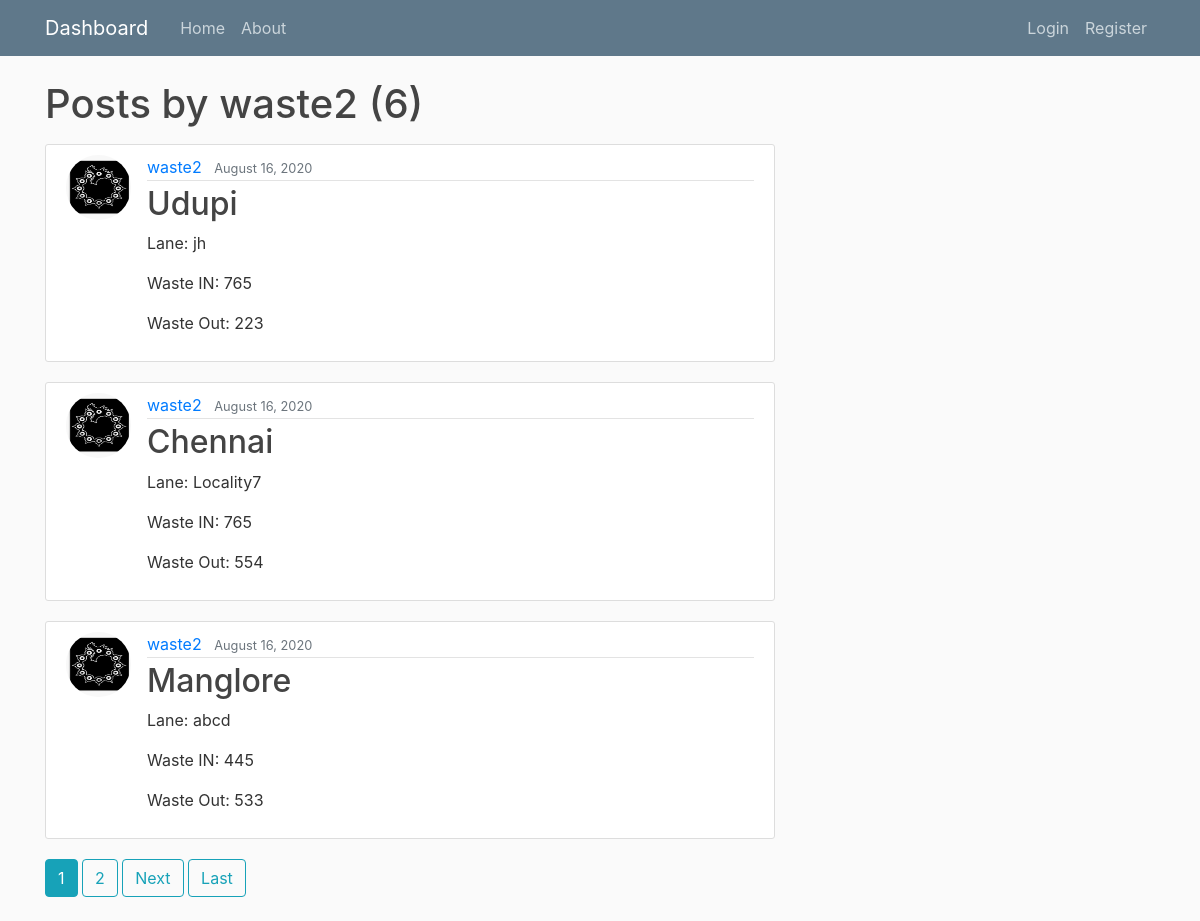
The page /user/waste2 on the database its author committed.
### blog/models.py (models this page shows, shortened)
class Post(models.Model):
    title = models.CharField(max_length=100) #city
    Lane_name = models.TextField() #lane
    WasteIn = models.IntegerField(default=0)
    WasteOut = models.IntegerField(default=0)
    date_posted = models.DateTimeField(default=timezone.now) #auto_now records time of every update where as auto_now_add records just the time of creation
    author = models.ForeignKey(User, on_delete=models.CASCADE) #One to many from author to post | on_delete tells to delete all post of the user/author if he/she gets deleted

### users/models.py (models this page shows, shortened)
class Profile(models.Model):
    user = models.OneToOneField(User , on_delete = models.CASCADE)
    image = models.ImageField(default = 'default.jpg', upload_to = 'profilepics')

### blog/views.py (the view)
# urls.py: path('user/<str:username>', UserPostListView.as_view() , name = 'user-posts'),
class UserPostListView(ListView):
    model = Post
    template_name = 'blog/user_posts.html' #<app><model>_<viewtype>.html
    context_object_name = 'posts'
    paginate_by = 3
    def get_queryset(self):
        user = get_object_or_404(User, username = self.kwargs.get('username'))
        return Post.objects.filter(author=user).order_by('-date_posted')

### blog/templates/blog/user_posts.html (shortened to what this page needs)
{% extends 'blog/base.html'%}
{% block content %}
  <h1 class = "mb-3">Posts by {{ view.kwargs.username }} ({{ page_obj.paginator.count }})</h1>
  {% for post in posts%}
    <article class="media content-section">
    <img class = "rounded-circle article-img" src = "{{ post.author.profile.image.url }}"">
      <div class="media-body">
        <div class="article-metadata">
          <a class="mr-2" href="{% url 'user-posts' post.author.username %}">{{ post.author }}</a>
          <small class="text-muted">{{ post.date_posted|date:"F d, Y" }}</small>
        </div>
        <h2><a class="article-title" href="{% url 'post-detail' post.id %}">{{ post.title }}</a></h2>
        <p class="article-content">Lane: {{ post.Lane_name }}</p>
        <p class="article-content">Waste IN: {{ post.WasteIn }}</p>
        <p class="article-content">Waste Out: {{ post.WasteOut }}</p>
      </div>
    </article>
  {% endfor %}
  {% if is_paginated %}
    {% for num in page_obj.paginator.page_range %}
      {% if page_obj.number == num%}
        <a class="btn btn-info mb-4" href = "?page={{ num }}">{{ num }}</a>
      {% elif num > page_obj.number|add:'-3' and num < page_obj.number|add:'+3' %}
        <a class="btn btn-outline-info mb-4" href = "?page={{ num }}">{{ num }}</a>
      {% endif %}
    {% endfor %}
    {% if page_obj.has_next %}
      <a class="btn btn-outline-info mb-4" href = "?page={{ page_obj.next_page_number}}">Next</a>
      <a class="btn btn-outline-info mb-4" href = "?page={{ page_obj.paginator.num_pages }}">Last</a>
    {% endif %}
  {% endif %}
{% endblock content %}

### blog/static/blog/main.css (style rules this page uses)
body { background: #fafafa; color: #333333; margin-top: 5rem; }
h1, h2, h3, h4, h5, h6 { color: #444444; }
.content-section { background: #ffffff; padding: 10px 20px; border: 1px solid #dddddd; border-radius: 3px; margin-bottom: 20px; }
.article-title { color: #444444; }
.article-content { white-space: pre-line; }
.article-img { height: 65px; width: 65px; margin-right: 16px; }
.article-metadata { padding-bottom: 1px; margin-bottom: 4px; border-bottom: 1px solid #e3e3e3 }

### rows shown on the page
Post: author.profile.image (placeholder picture), author "waste2", date_posted "August 16, 2020", title "Udupi", Lane_name "jh", WasteIn "765", WasteOut "223"
Post: author.profile.image (placeholder picture), author "waste2", date_posted "August 16, 2020", title "Chennai", Lane_name "Locality7", WasteIn "765", WasteOut "554"
Post: author.profile.image (placeholder picture), author "waste2", date_posted "August 16, 2020", title "Manglore", Lane_name "abcd", WasteIn "445", WasteOut "533"

### other values the page prints
{{ view.kwargs.username }} "waste2"
{{ page_obj.paginator.count }} "6"
{{ num }} "1"
{{ num }} "2"
